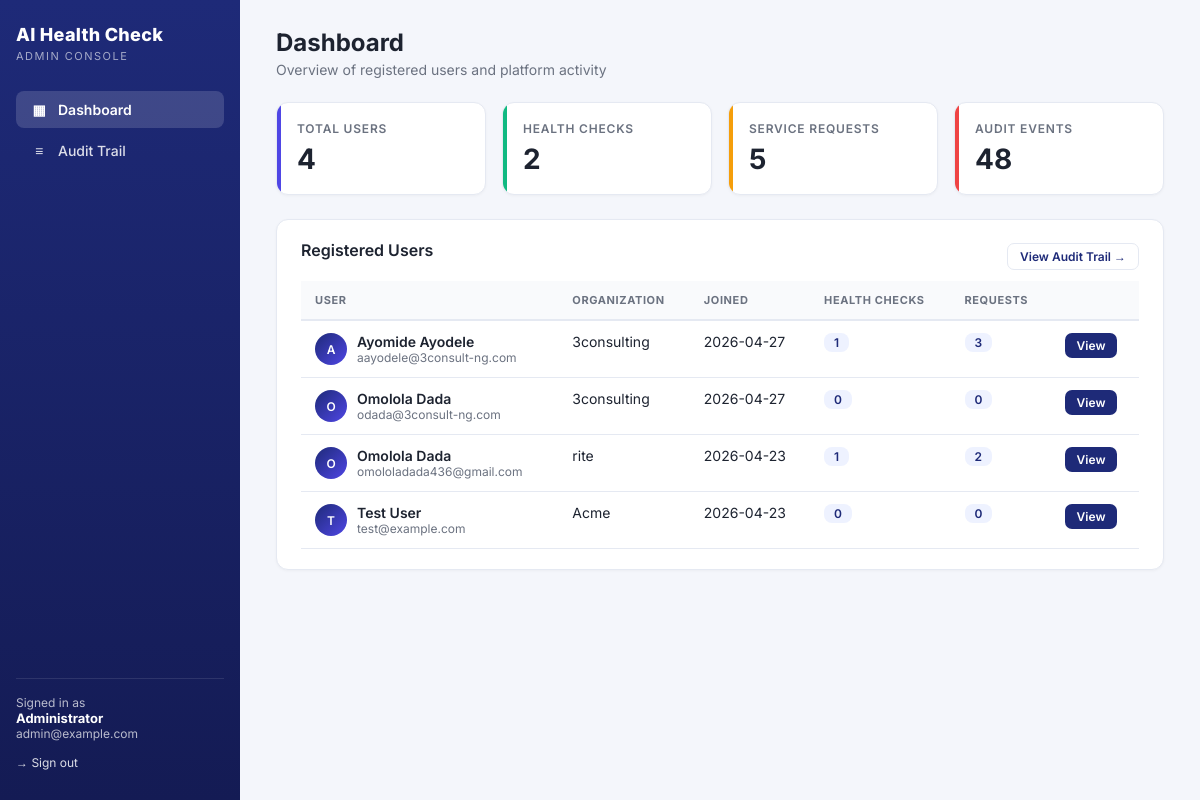
Screenshot of /admin/dashboard (signed in) with the database file from the repository.
### tables this page shows
CREATE TABLE users (
            id INTEGER PRIMARY KEY AUTOINCREMENT,
            name TEXT NOT NULL,
            email TEXT NOT NULL UNIQUE,
            password TEXT NOT NULL,
            organization TEXT NOT NULL,
            date_joined TEXT
        );

### main.py (the view)
@app.route('/admin/dashboard')
@admin_required
def admin_dashboard():
    conn = sqlite3.connect(DB_NAME)
    c = conn.cursor()
    c.execute('''
        SELECT u.id, u.name, u.email, u.organization, u.date_joined,
               (SELECT COUNT(*) FROM health_check_results h WHERE h.user_id = u.id),
               (SELECT COUNT(*) FROM upgrade_requests r WHERE r.user_id = u.id)
        FROM users u
        ORDER BY u.date_joined DESC
    ''')
    users = c.fetchall()
    c.execute('SELECT COUNT(*) FROM users')
    total_users = c.fetchone()[0]
    c.execute('SELECT COUNT(*) FROM health_check_results')
    total_checks = c.fetchone()[0]
    c.execute('SELECT COUNT(*) FROM upgrade_requests')
    total_requests = c.fetchone()[0]
    c.execute('SELECT COUNT(*) FROM audit_logs')
    total_audit = c.fetchone()[0]
    stats = {
        'users': total_users,
        'checks': total_checks,
        'requests': total_requests,
        'audit': total_audit,
    }
    conn.close()
    return render_template('admin_dashboard.html', users=users, stats=stats,
                           admin_name=session.get('admin_name'))

### main.py (called while the page is built)
def admin_required(f):
    @wraps(f)
    def wrapper(*args, **kwargs):
        if not session.get('admin_id'):
            return redirect(url_for('admin_login'))
        return f(*args, **kwargs)
    return wrapper

### templates/admin_dashboard.html (shortened to what this page needs)
{% extends "admin_base.html" %}
{% set active = 'dashboard' %}
{% block content %}
<div class="page-head">
    <div>
        <h1>Dashboard</h1>
        <p>Overview of registered users and platform activity</p>
    </div>
</div>
<div class="stats">
    <div class="stat users">
        <div class="label">Total Users</div>
        <div class="value">{{ stats.users }}</div>
    </div>
    <div class="stat checks">
        <div class="label">Health Checks</div>
        <div class="value">{{ stats.checks }}</div>
    </div>
    <div class="stat requests">
        <div class="label">Service Requests</div>
        <div class="value">{{ stats.requests }}</div>
    </div>
    <div class="stat audit">
        <div class="label">Audit Events</div>
        <div class="value">{{ stats.audit }}</div>
    </div>
</div>
<div class="card">
    <div style="display:flex; justify-content:space-between; align-items:center; margin-bottom:8px;">
        <h2>Registered Users</h2>
        <a href="{{ url_for('admin_audit') }}" class="btn secondary sm">View Audit Trail →</a>
    </div>
    {% if users %}
    <div class="table-wrap">
    <table class="tbl">
        <thead>
            <tr>
                <th>User</th>
                <th>Organization</th>
                <th>Joined</th>
                <th>Health Checks</th>
                <th>Requests</th>
                <th></th>
            </tr>
        </thead>
        <tbody>
        {% for u in users %}
            <tr>
                <td>
                    <div class="user-cell">
                        <span class="avatar">{{ u[1][:1]|upper if u[1] else '?' }}</span>
                        <div>
                            <div class="name">{{ u[1] }}</div>
                            <div class="sub">{{ u[2] }}</div>
                        </div>
                    </div>
                </td>
                <td>{{ u[3] }}</td>
                <td>{{ u[4][:10] if u[4] else '-' }}</td>
                <td><span class="pill">{{ u[5] }}</span></td>
                <td><span class="pill">{{ u[6] }}</span></td>
                <td><a class="btn sm" href="{{ url_for('admin_user_detail', user_id=u[0]) }}">View</a></td>
            </tr>
        {% endfor %}
        </tbody>
    </table>
    </div>
    {% else %}
        <div class="empty">
            <div class="ico">👥</div>
            <p>No users have registered yet.</p>
        </div>
    {% endif %}
</div>
{% endblock %}

### templates/admin_base.html (style rules this page uses)
:root { --primary: #1e2a78; --primary-dark: #141b54; --accent: #ffb347; --accent-dark: #ff9e1b; --bg: #f4f6fb; --card: #ffffff; --text: #1d2330; --muted: #6b7280; --border: #e5e9f2; --success: #10b981; --danger: #ef4444; --warning: #f59e0b; }
* { box-sizing: border-box; }
body { margin: 0; font-family: 'Inter', system-ui, sans-serif; background: var(--bg); color: var(--text); font-size: 14px; }
a { color: var(--primary); text-decoration: none; }
.page-head { display: flex; justify-content: space-between; align-items: end; margin-bottom: 24px; flex-wrap: wrap; gap: 12px; }
.page-head h1 { margin: 0 0 4px; font-size: 24px; font-weight: 700; }
.page-head p { margin: 0; color: var(--muted); }
.card { background: var(--card); border-radius: 12px; box-shadow: 0 1px 3px rgba(0,0,0,0.04); border: 1px solid var(--border); padding: 20px 24px; margin-bottom: 20px; }
.card h2 { margin-top: 0; font-size: 16px; font-weight: 600; }
.stats { display: grid; grid-template-columns: repeat(auto-fit, minmax(180px, 1fr)); gap: 16px; margin-bottom: 24px; }
.stat { background: var(--card); border-radius: 12px; padding: 18px 20px; border: 1px solid var(--border); box-shadow: 0 1px 3px rgba(0,0,0,0.04); position: relative; overflow: hidden; }
.stat::before { content: ''; position: absolute; top: 0; left: 0; bottom: 0; width: 4px; background: var(--accent); }
.stat.users::before { background: #4f46e5; }
.stat.checks::before { background: #10b981; }
.stat.requests::before { background: #f59e0b; }
.stat.audit::before { background: #ef4444; }
.stat .label { color: var(--muted); font-size: 12px; text-transform: uppercase; letter-spacing: 0.8px; font-weight: 600; }
.stat .value { font-size: 28px; font-weight: 700; margin-top: 6px; }
.table-wrap { overflow-x: auto; }
table.tbl { width: 100%; border-collapse: collapse; }
table.tbl th, table.tbl td { text-align: left; padding: 12px 14px; border-bottom: 1px solid var(--border); vertical-align: top; }
table.tbl thead th { background: #f9fafc; font-size: 11px; font-weight: 700; text-transform: uppercase; letter-spacing: 0.6px; color: var(--muted); border-bottom: 2px solid var(--border); }
.avatar { display: inline-flex; width: 32px; height: 32px; border-radius: 50%; background: linear-gradient(135deg, var(--primary), #4f46e5); color: #fff; align-items: center; justify-content: center; font-weight: 600; font-size: 12px; margin-right: 10px; vertical-align: middle; }
.user-cell { display: flex; align-items: center; }
.user-cell .name { font-weight: 600; }
.user-cell .sub { color: var(--muted); font-size: 12px; }
.pill { background: #eef2ff; color: var(--primary); border-radius: 8px; padding: 2px 10px; font-weight: 600; font-size: 12px; }
.btn { display: inline-block; padding: 8px 16px; background: var(--primary); color: #fff; border: none; border-radius: 7px; font-weight: 600; font-size: 13px; cursor: pointer; font-family: inherit; transition: background 0.15s, transform 0.05s; }
.btn.secondary { background: #fff; color: var(--primary); border: 1px solid var(--border); }
.btn.sm { padding: 5px 12px; font-size: 12px; }

### rows the page displays
users: name "A", name "Ayomide Ayodele", email "aayodele@3consult-ng.com", organization "3consulting", date_joined "2026-04-27", u "1", u "3"
users: name "O", name "Omolola Dada", email "odada@3consult-ng.com", organization "3consulting", date_joined "2026-04-27", u "0"
users: name "O", name "Omolola Dada", email "omololadada436@gmail.com", organization "rite", date_joined "2026-04-23", id "1", u "2"
users: name "T", name "Test User", email "test@example.com", organization "Acme", date_joined "2026-04-23", u "0"

### other values shown
{{ session.get('admin_name') }} "Administrator"
{{ session.get('admin_email') }} "admin@example.com"
{{ stats.users }} "4"
{{ stats.checks }} "2"
{{ stats.requests }} "5"
{{ stats.audit }} "48"
